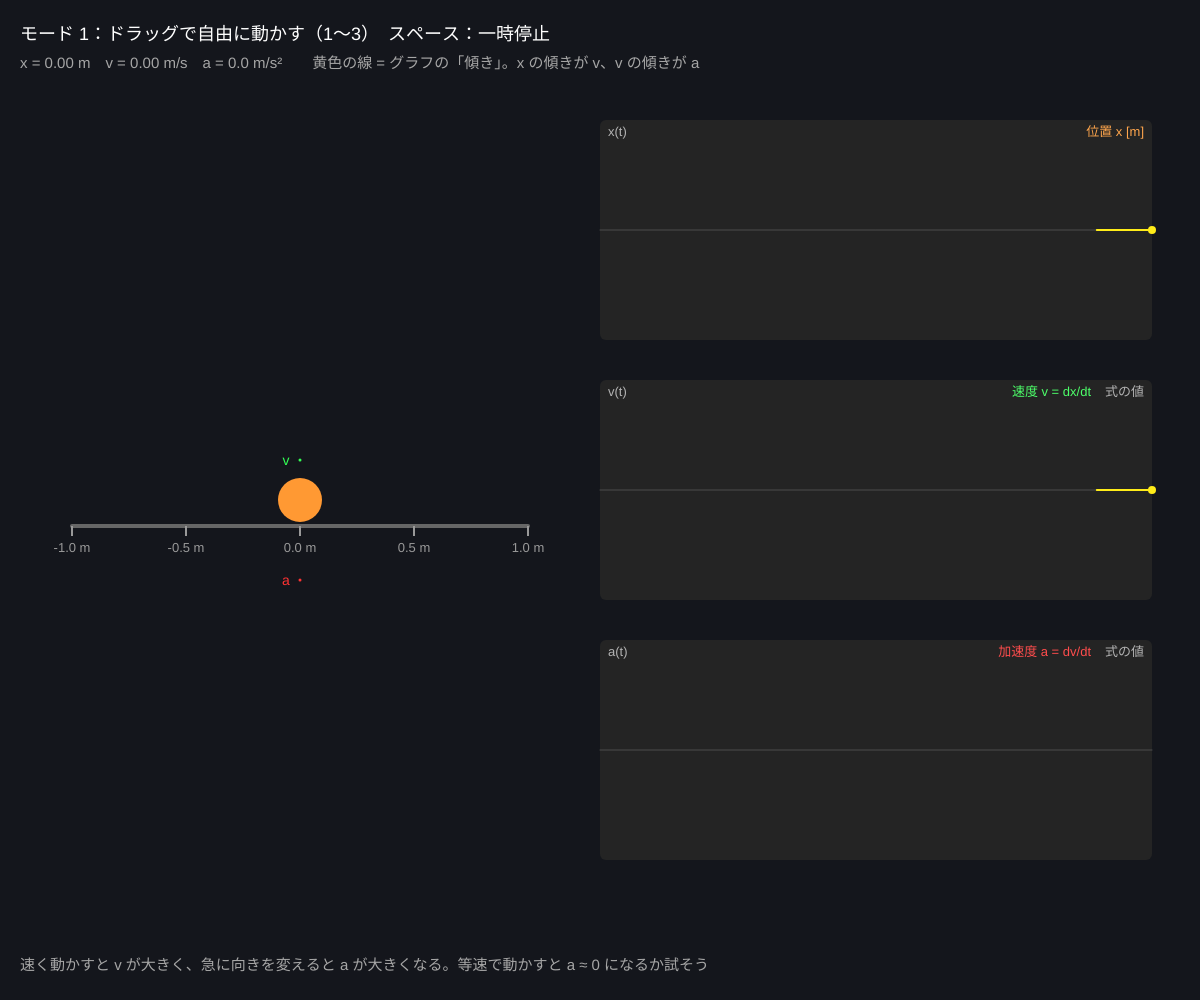
Frame 1 (no input)
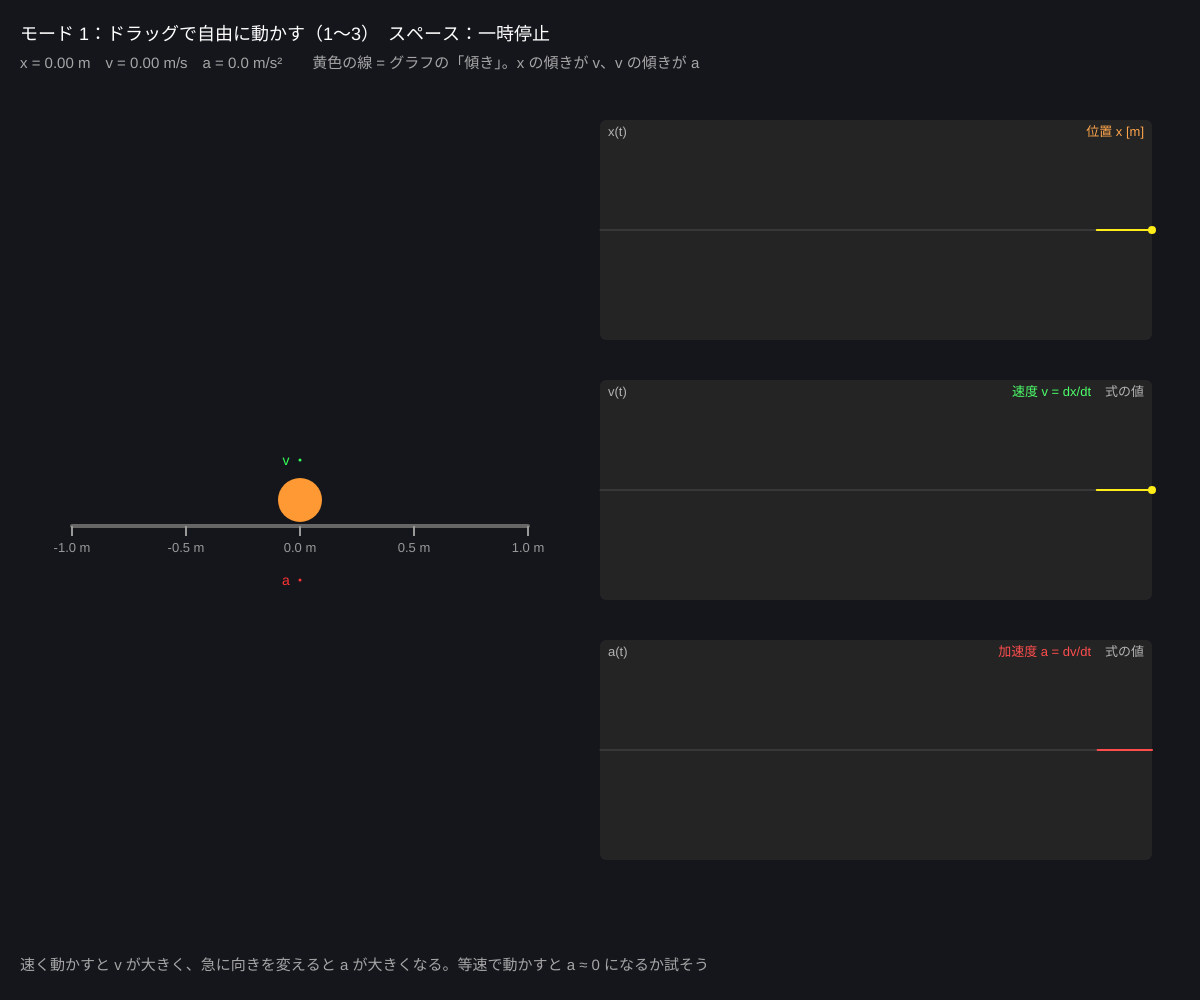
Frame 60 (no input)
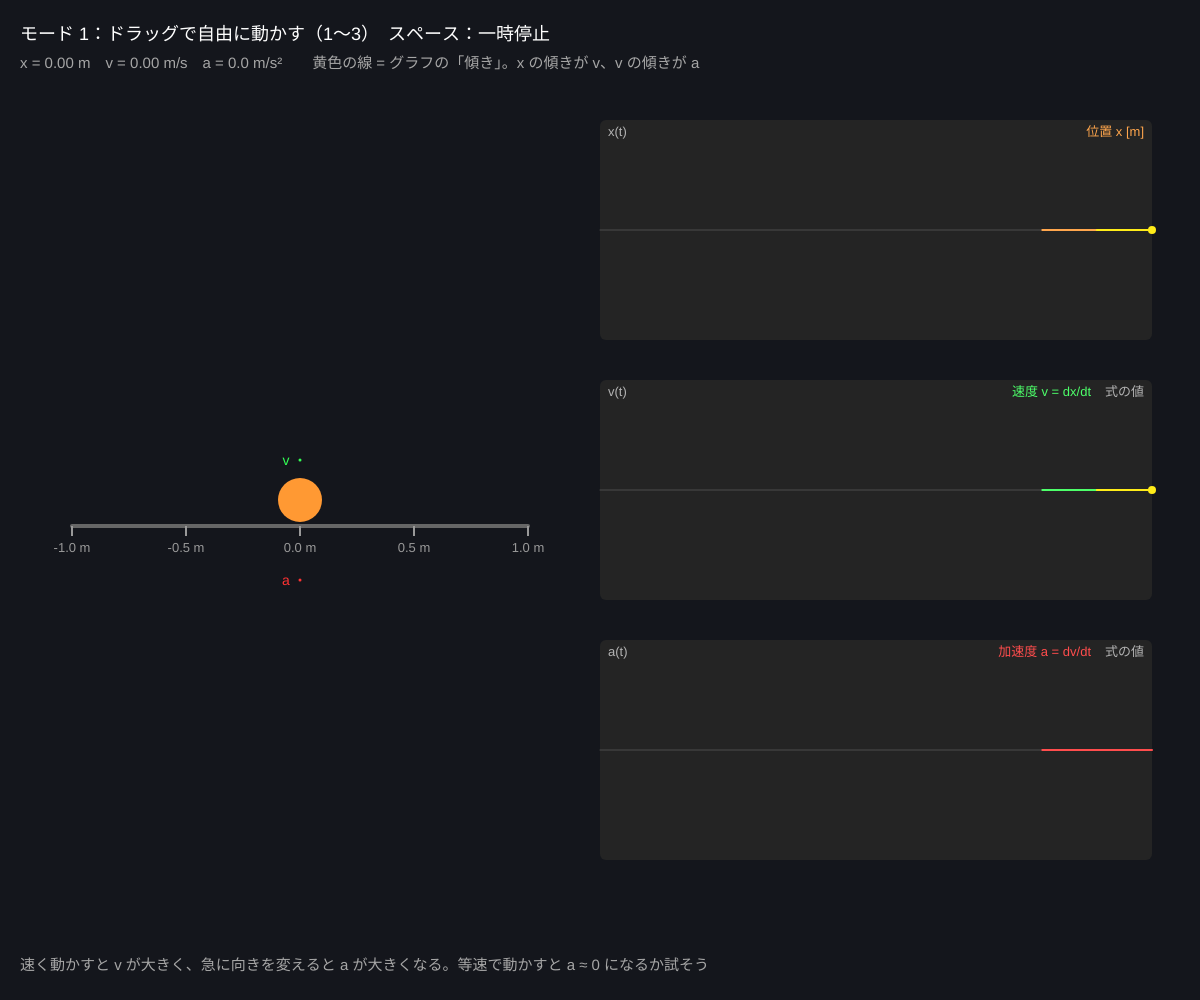
Frame 120 (the mouse pressed at the canvas centre since frame 60)

The p5.js sketch that drew these frames (run headless with seeded random() and noise() and a simulated clock; from frame 60 on, the mouse is pressed at the canvas centre):

// p5.js sketch
// ── sketch.js
// ============================================
// 00 位置・速度・加速度
// ボールの位置 x(t) を記録して、速度 v = dx/dt（グラフの傾き）、加速度 a = dv/dt（v の傾き）を計算する
//   左のレールのボールをドラッグして動かしてみよう。右のグラフの黄色い線が「いまの傾き」
// ドラッグ = ボールを動かす / 1 = 自分で動かす / 2 = 単振動 / 3 = 坂道と壁 / スペース = 一時停止
// ============================================

let mode = 1;              // 1: ドラッグ, 2: 単振動, 3: 坂道（一定の加速度）
let x = 0, v = 0, a = 0;   // 位置 [m]、速度 [m/s]、加速度 [m/s²]
let xPrev = 0, vPrev = 0, vSim = 0;
let smoothV = 0.35;        // ★ 速度のなめらかさ（0〜1、小さいほどノイズが減るが遅れる）
let smoothA = 0.2;         // ★ 加速度のなめらかさ
let amp = 0.8, omega = 2.5; // ★ 単振動の振幅 [m] と角振動数 [rad/s]
let slope = 3.0;           // ★ 坂道モードの加速度 [m/s²]
let t = 0, paused = false, dragging = false;
let HIST = 600, dt = 1 / 60;
let hX = [], hV = [], hA = [], hVt = [], hAt = [];

function setup() {
  createCanvas(windowWidth, windowHeight);
  colorMode(HSB, 360, 100, 100, 100);
}

function railX(xm) { return map(xm, -1, 1, width * 0.06, width * 0.44); }

function draw() {
  background(225, 30, 11);
  if (!paused) {
    t += dt;
    let vTrue = NaN, aTrue = NaN;
    if (mode === 1) {
      // マウスで動かす：位置だけを決め、速度と加速度は差分で求める
      if (dragging) {
        let target = constrain(map(mouseX, width * 0.06, width * 0.44, -1, 1), -1, 1);
        x += (target - x) * 0.6;
      }
    } else if (mode === 2) {
      x = amp * sin(omega * t);                  // 位置の式
      vTrue = amp * omega * cos(omega * t);      // 微分すると速度
      aTrue = -amp * omega * omega * sin(omega * t); // もう一度微分すると加速度
    } else {
      // 坂道：左へ一定の加速度、左の壁で跳ね返る
      vSim -= slope * dt;
      x += vSim * dt;
      if (x < -1) { x = -1; vSim = abs(vSim) * 0.95; }
      if (x > 1) { x = 1; vSim = -abs(vSim); }
      vTrue = vSim; aTrue = -slope;
    }
    // ★ 微分 = 「少しの時間でどれだけ変わったか」
    let vRaw = (x - xPrev) / dt;
    v += (vRaw - v) * smoothV;
    let aRaw = (v - vPrev) / dt;
    a += (aRaw - a) * smoothA;
    v = constrain(v, -50, 50); a = constrain(a, -500, 500);
    xPrev = x; vPrev = v;
    pushHist(hX, x); pushHist(hV, v); pushHist(hA, a);
    pushHist(hVt, vTrue); pushHist(hAt, aTrue);
  }

  // ---- レールとボール
  let ry = height * 0.5;
  stroke(0, 0, 40); strokeWeight(4); line(railX(-1), ry + 26, railX(1), ry + 26);
  noStroke(); fill(0, 0, 60); textSize(13); textAlign(CENTER);
  for (let m = -1; m <= 1.001; m += 0.5) { rect(railX(m) - 1, ry + 26, 2, 10); text(nf(m, 1, 1) + ' m', railX(m), ry + 52); }
  if (mode === 3) { fill(0, 0, 30); rect(railX(-1) - 14, ry - 40, 10, 70); }
  let bx = railX(x);
  fill(30, 80, 100); circle(bx, ry, 44);
  // 速度（緑）と加速度（赤）の矢印
  arrow(bx, ry - 40, bx + v * 40, ry - 40, color(130, 80, 100), 'v');
  arrow(bx, ry + 80, bx + a * 4, ry + 80, color(0, 80, 100), 'a');
  textAlign(LEFT, BASELINE);

  // ---- グラフ 3 段（右）
  let gx = width * 0.5, gw = width * 0.46, gh = height * 0.22;
  drawPlot(gx, height * 0.12, gw, gh, [{ data: hX, hue: 30, name: '位置 x [m]' }], -1.2, 1.2, 'x(t)');
  drawPlot(gx, height * 0.38, gw, gh, [{ data: hVt, hue: 0, sat: 0, name: '式の値' }, { data: hV, hue: 130, name: '速度 v = dx/dt' }], -5, 5, 'v(t)');
  drawPlot(gx, height * 0.64, gw, gh, [{ data: hAt, hue: 0, sat: 0, name: '式の値' }, { data: hA, hue: 0, name: '加速度 a = dv/dt' }], -40, 40, 'a(t)');
  // ★ x(t) の右端に「接線」を引く：傾き = いまの速度
  tangent(gx, height * 0.12, gw, gh, x, v, -1.2, 1.2);
  tangent(gx, height * 0.38, gw, gh, v, a, -5, 5);

  noStroke(); fill(0, 0, 100); textSize(18);
  let names = ['', 'ドラッグで自由に動かす', '単振動 x = A sin ωt', '坂道：一定の加速度 a = −' + slope + ' m/s²'];
  text('モード ' + mode + '：' + names[mode] + '（1〜3）　スペース：' + (paused ? '再開' : '一時停止'), 20, 40);
  fill(0, 0, 65); textSize(15);
  text('x = ' + nf(x, 1, 2) + ' m　v = ' + nf(v, 1, 2) + ' m/s　a = ' + nf(a, 1, 1) + ' m/s²　　黄色の線 = グラフの「傾き」。x の傾きが v、v の傾きが a', 20, 68);
  text('速く動かすと v が大きく、急に向きを変えると a が大きくなる。等速で動かすと a ≈ 0 になるか試そう', 20, height - 30);
}

function mousePressed() { if (mouseX < width * 0.48) { dragging = true; if (mode !== 1) mode = 1; } }
function mouseReleased() { dragging = false; }
function keyPressed() {
  if (key === '1' || key === '2' || key === '3') {
    mode = int(key); t = 0;
    if (mode === 3) { x = 0.9; xPrev = 0.9; vSim = 0; }
  }
  if (key === ' ') paused = !paused;
}

// ---------- やってみよう ----------
// 1. モード 1 で「等速」で動かしてみる。v のグラフが平らになり a ≈ 0 になる？ 人の手は意外と加速している
// 2. モード 2 で x, v, a の山の位置を比べる。v は x より 1/4 周期早い、a は x と逆向き（a = −ω²x）
// 3. smoothV を 1 にする（なめらかにしない）。差分はノイズを大きくする → 2 回微分の a はもっとガタガタ
// 4. モード 3 の v(t) は直線、x(t) は放物線。坂道の slope を変えて傾きの変化を見る


// ==================================================
// ここから下は「グラフと矢印を描く道具」です
// ==================================================
function pushHist(arr, val) {
  arr.push(isFinite(val) ? val : NaN);
  if (arr.length > HIST) arr.shift();
}
function arrow(x1, y1, x2, y2, c, name) {
  stroke(c); strokeWeight(3); line(x1, y1, x2, y2);
  let ang = atan2(y2 - y1, x2 - x1);
  if (abs(x2 - x1) + abs(y2 - y1) > 6) {
    noStroke(); fill(c);
    triangle(x2, y2, x2 - 10 * cos(ang - 0.4), y2 - 10 * sin(ang - 0.4), x2 - 10 * cos(ang + 0.4), y2 - 10 * sin(ang + 0.4));
  }
  noStroke(); fill(c); textSize(14); text(name, x1 - 14, y1 + 5);
}
// グラフの右端に、傾き slopeVal の接線を描く（横軸は 1 目盛り = 1 フレーム）
function tangent(x0, y0, w, h, val, slopeVal, lo, hi) {
  if (!isFinite(val) || !isFinite(slopeVal)) return;
  let pxPerSec = w / (HIST * dt), pxPerUnit = h / (hi - lo);
  let px = x0 + w, py = map(constrain(val, lo, hi), lo, hi, y0 + h, y0);
  let dx = pxPerSec * 1.0, dy = -slopeVal * pxPerUnit * 1.0;
  stroke(55, 90, 100); strokeWeight(2);
  line(px - dx, py - dy, px, py);
  noStroke(); fill(55, 90, 100); circle(px, py, 8);
}
// 時間プロット：枠 (x, y, w, h) に series = [{data, hue, name}] を描く（縦の範囲 lo〜hi）
function drawPlot(x0, y0, w, h, series, lo, hi, title) {
  noStroke(); fill(0, 0, 14); rect(x0, y0, w, h, 6);
  stroke(0, 0, 30); strokeWeight(1);
  let yz = map(0, lo, hi, y0 + h, y0);
  if (yz > y0 && yz < y0 + h) line(x0, yz, x0 + w, yz);
  for (let s of series) {
    stroke(s.hue, s.sat === undefined ? 70 : s.sat, s.sat === 0 ? 55 : 100); strokeWeight(2); noFill();
    beginShape();
    for (let i = 0, off = HIST - s.data.length; i < s.data.length; i++) {
      if (!isFinite(s.data[i])) { endShape(); beginShape(); continue; }
      vertex(map(i + off, 0, HIST - 1, x0, x0 + w), map(constrain(s.data[i], lo, hi), lo, hi, y0 + h, y0));
    }
    endShape();
  }
  noStroke(); fill(0, 0, 70); textSize(13); textAlign(LEFT, TOP);
  text(title, x0 + 8, y0 + 6);
  let lx = x0 + w - 8; textAlign(RIGHT, TOP);
  for (let s of series) { fill(s.hue, s.sat === undefined ? 70 : s.sat, s.sat === 0 ? 70 : 100); text(s.name, lx, y0 + 6); lx -= textWidth(s.name) + 14; }
  textAlign(LEFT, BASELINE);
}
